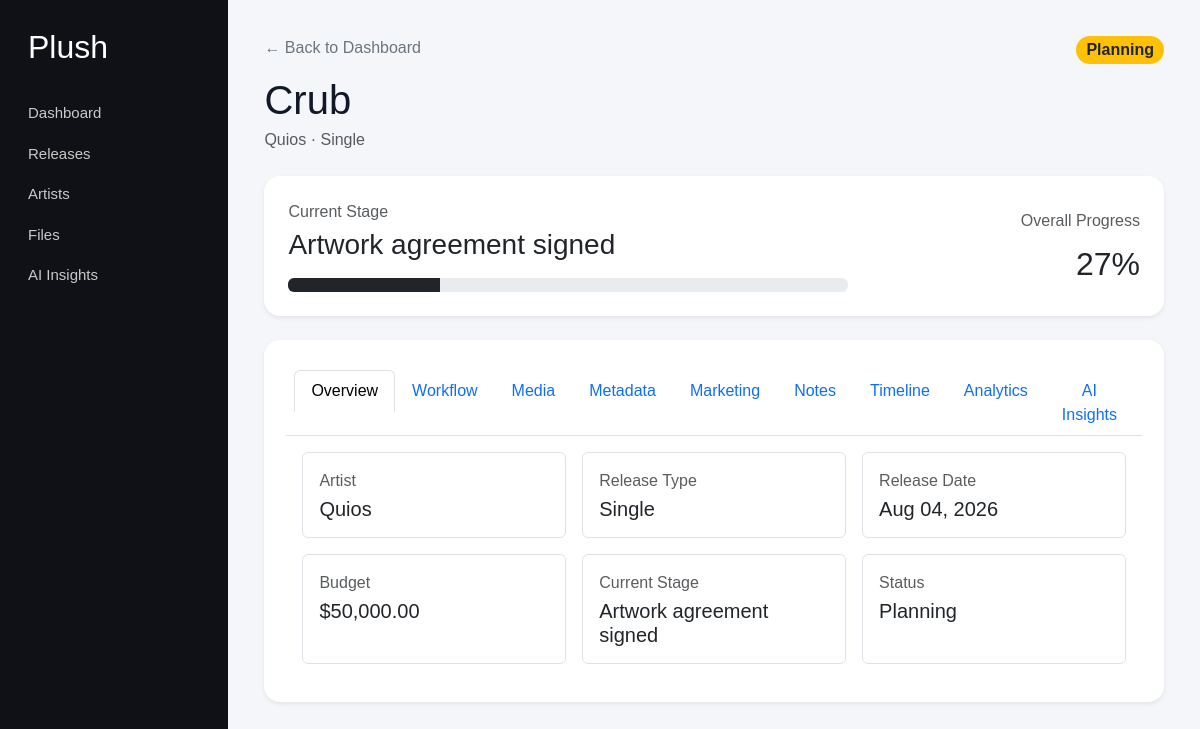
Page /releases/2 on the committed database.
### models/release.py (models this page shows, shortened)
class Release(db.Model):
    __tablename__ = "releases"
    id = db.Column(
        db.Integer,
        primary_key=True,
    )
    artist_id = db.Column(
        db.Integer,
        db.ForeignKey("artists.id"),
        nullable=False,
        index=True,
    )
    title = db.Column(
        db.String(200),
        nullable=False,
    )
    release_type = db.Column(
        db.String(50),
        nullable=True,
    )
    status = db.Column(
        db.String(50),
        nullable=False,
        default="planning",
        index=True,
    )
    release_date = db.Column(
        db.Date,
        nullable=True,
        index=True,
    )
    budget = db.Column(
        db.Float,
        nullable=True,
    )
    current_stage = db.Column(
        db.String(120),
        nullable=True,
    )
    progress = db.Column(
        db.Integer,
        nullable=False,
        default=0,
    )
    created_at = db.Column(
        db.DateTime,
        nullable=False,
        default=datetime.utcnow,
    )
    updated_at = db.Column(
        db.DateTime,
        nullable=False,
        default=datetime.utcnow,
        onupdate=datetime.utcnow,
    )
    tasks = db.relationship(
        "Task",
        backref="release",
        lazy=True,
        cascade="all, delete-orphan",
    )
    files = db.relationship(
        "ProjectFile",
        backref="release",
        lazy=True,
        cascade="all, delete-orphan",
    )
    notes = db.relationship(
        "Note",
        backref="release",
        lazy=True,
        cascade="all, delete-orphan",
    )
    song_metadata = db.relationship(
        "SongMetadata",
        backref="release",
        uselist=False,
        cascade="all, delete-orphan",
    )
    deal = db.relationship(
        "Deal",
        backref="release",
        uselist=False,
        cascade="all, delete-orphan",
    )
    marketing_plan = db.relationship(
        "MarketingPlan",
        backref="release",
        uselist=False,
        cascade="all, delete-orphan",
    )
    activities = db.relationship(
        "Activity",
        backref="release",
        lazy=True,
        cascade="all, delete-orphan",
        order_by="Activity.created_at.desc()",
    )
    comments = db.relationship(
        "Comment",
        backref="release",
        lazy=True,
        cascade="all, delete-orphan",
        order_by="Comment.created_at.desc()",
    )
    calendar_events = db.relationship(
        "CalendarEvent",
        backref="release",
        lazy=True,
        cascade="all, delete-orphan",
    )

### models/artist.py (models this page shows)
class Artist(db.Model):
    __tablename__ = "artists"
    id = db.Column(db.Integer, primary_key=True)
    name = db.Column(db.String(150), nullable=False)
    genre = db.Column(db.String(100), nullable=True)
    email = db.Column(db.String(150), nullable=True)
    instagram_url = db.Column(db.String(255), nullable=True)
    spotify_url = db.Column(db.String(255), nullable=True)
    created_at = db.Column(db.DateTime, default=datetime.utcnow)
    releases = db.relationship(
        "Release",
        backref="artist",
        lazy=True,
        cascade="all, delete-orphan"
    )
    users = db.relationship("User", backref="artist", lazy=True)

### routes/releases.py (the view)
@releases_bp.route("/releases/<int:release_id>")
def release_detail(release_id):
    release_record = Release.query.get_or_404(release_id)
    completed_tasks = sum(
        1 for task in release_record.tasks
        if task.status == "done"
    )
    total_tasks = len(release_record.tasks)
    progress = (
        round((completed_tasks / total_tasks) * 100)
        if total_tasks
        else 0
    )
    release = {
        "id": release_record.id,
        "artist": release_record.artist.name,
        "title": release_record.title,
        "type": release_record.release_type or "Single",
        "status": release_record.status.replace("_", " ").title(),
        "release_date": (
            release_record.release_date.strftime("%b %d, %Y")
            if release_record.release_date
            else "Not scheduled"
        ),
        "stage": (
            release_record.current_stage
            or "Not selected"
        ),
        "budget": (
            f"{release_record.budget:,.2f}"
            if release_record.budget is not None
            else "0.00"
        ),
        "progress": progress,
    }
    tasks = [
        {
            "id": task.id,
            "name": task.task_name,
            "status": task.status,
            "completed": task.status == "done",
        }
        for task in release_record.tasks
    ]
    files = [
        {
            "id": project_file.id,
            "name": project_file.file_name,
            "category": (
                project_file.category or "other"
            ).replace("_", " ").title(),
            "visibility": (
                project_file.visibility or "internal"
            ).replace("_", " ").title(),
            "file_type": project_file.file_type,
            "url": url_for(
                "static",
                filename=project_file.file_url,
            ),
            "created_at": project_file.created_at,
        }
        for project_file in sorted(
            release_record.files,
            key=lambda item: item.created_at,
            reverse=True,
        )
    ]
    notes = [
        {
            "id": note.id,
            "content": note.content,
            "visibility": note.visibility.replace(
                "_",
                " ",
            ).title(),
            "created_at": note.created_at,
        }
        for note in sorted(
            release_record.notes,
            key=lambda item: item.created_at,
            reverse=True,
        )
    ]
    ai_summary = (
        "AI insights will appear here after the release "
        "contains enough project information."
    )
    activities = [
        {
            "id": activity.id,
            "action": activity.action,
            "entity_type": activity.entity_type,
            "created_at": activity.created_at,
        }
        for activity in release_record.activities
    ]
    metadata_record = release_record.song_metadata
    metadata = {
        "song_title": (
            metadata_record.song_title
            if metadata_record
            else release_record.title
        ),
        "isrc": (
            metadata_record.isrc
            if metadata_record
            else ""
        ),
        "upc": (
            metadata_record.upc
            if metadata_record
            else ""
        ),
        "language": (
            metadata_record.language
            if metadata_record
            else ""
        ),
        "writers": (
            metadata_record.writers
            if metadata_record
            else ""
        ),
        "producers": (
            metadata_record.producers
            if metadata_record
            else ""
        ),
        "credits": (
            metadata_record.credits
            if metadata_record
            else ""
        ),
        "lyrics": (
            metadata_record.lyrics
            if metadata_record
            else ""
        ),
        "explicit": (
            metadata_record.explicit
            if metadata_record
            else False
        ),
    }
    return render_template(
        "release_detail.html",
        release=release,
        tasks=tasks,
        files=files,
        notes=notes,
        activities=activities,
        metadata=metadata,
        ai_summary=ai_summary,
    )

### templates/release_detail.html (shortened to what this page needs)
{% extends "base.html" %}
{% block content %}
<div class="d-flex justify-content-between align-items-start mb-4">
    <div>
        <a
            href="{{ url_for('dashboard.dashboard') }}"
            class="text-decoration-none text-secondary"
        >
            ← Back to Dashboard
        </a>
        <h1 class="mt-3 mb-1">{{ release.title }}</h1>
        <p class="text-muted mb-0">
            {{ release.artist }} · {{ release.type }}
        </p>
    </div>
    <span class="badge bg-warning text-dark fs-6">
        {{ release.status }}
    </span>
</div>
<div class="card border-0 shadow-sm p-4 mb-4">
    <div class="row align-items-center">
        <div class="col-md-8">
            <p class="text-muted mb-1">Current Stage</p>
            <h3 class="mb-3">
                {{ release.stage }}
            </h3>
            <div class="progress" style="height: 14px;">
                <div
                    class="progress-bar bg-dark"
                    role="progressbar"
                    style="width: {{ release.progress }}%;"
                    aria-valuenow="{{ release.progress }}"
                    aria-valuemin="0"
                    aria-valuemax="100"
                >
                </div>
            </div>
        </div>
        <div class="col-md-4 text-md-end mt-3 mt-md-0">
            <p class="text-muted mb-1">
                Overall Progress
            </p>
            <h2 class="mb-0">
                {{ release.progress }}%
            </h2>
        </div>
    </div>
</div>
<div class="card border-0 shadow-sm">
    <div class="card-header bg-white border-bottom">
        <ul
            class="nav nav-tabs card-header-tabs flex-nowrap overflow-auto"
            id="releaseTabs"
            role="tablist"
        >
            <li class="nav-item" role="presentation">
                <button
                    class="nav-link active"
                    id="overview-tab"
                    data-bs-toggle="tab"
                    data-bs-target="#overview"
                    type="button"
                    role="tab"
                    aria-controls="overview"
                    aria-selected="true"
                >
                    Overview
                </button>
            </li>
            <li class="nav-item" role="presentation">
                <button
                    class="nav-link"
                    id="workflow-tab"
                    data-bs-toggle="tab"
                    data-bs-target="#workflow"
                    type="button"
                    role="tab"
                    aria-controls="workflow"
                    aria-selected="false"
                >
                    Workflow
                </button>
            </li>
            <li class="nav-item" role="presentation">
                <button
                    class="nav-link"
                    id="media-tab"
                    data-bs-toggle="tab"
                    data-bs-target="#media"
                    type="button"
                    role="tab"
                    aria-controls="media"
                    aria-selected="false"
                >
                    Media
                </button>
            </li>
            <li class="nav-item" role="presentation">
                <button
                    class="nav-link"
                    id="metadata-tab"
                    data-bs-toggle="tab"
                    data-bs-target="#metadata"
                    type="button"
                    role="tab"
                    aria-controls="metadata"
                    aria-selected="false"
                >
                    Metadata
                </button>
            </li>
            <li class="nav-item" role="presentation">
                <button
                    class="nav-link"
                    id="marketing-tab"
                    data-bs-toggle="tab"
                    data-bs-target="#marketing"
                    type="button"
                    role="tab"
                    aria-controls="marketing"
                    aria-selected="false"
                >
                    Marketing
                </button>
            </li>
            <li class="nav-item" role="presentation">
                <button
                    class="nav-link"
                    id="notes-tab"
                    data-bs-toggle="tab"
                    data-bs-target="#notes"
                    type="button"
                    role="tab"
                    aria-controls="notes"
                    aria-selected="false"
                >
                    Notes
                </button>
            </li>
            <li class="nav-item" role="presentation">
                <button
                    class="nav-link"
                    id="timeline-tab"
                    data-bs-toggle="tab"
                    data-bs-target="#timeline"
                    type="button"
                    role="tab"
                    aria-controls="timeline"
                    aria-selected="false"
                >
                    Timeline
                </button>
            </li>
            <li class="nav-item" role="presentation">
                <button
                    class="nav-link"
                    id="analytics-tab"
                    data-bs-toggle="tab"
                    data-bs-target="#analytics"
                    type="button"
                    role="tab"
                    aria-controls="analytics"
                    aria-selected="false"
                >
                    Analytics
                </button>
            </li>
            <li class="nav-item" role="presentation">
                <button
                    class="nav-link"
                    id="ai-tab"
                    data-bs-toggle="tab"
                    data-bs-target="#ai"
                    type="button"
                    role="tab"
                    aria-controls="ai"
                    aria-selected="false"
                >
                    AI Insights
                </button>
            </li>
        </ul>
    </div>
    <div class="card-body">
        <div
            class="tab-content"
            id="releaseTabsContent"
        >
            <div
                class="tab-pane fade show active"
                id="overview"
                role="tabpanel"
                aria-labelledby="overview-tab"
                tabindex="0"
            >
                {% include "tabs/overview.html" %}
            </div>
        </div>
    </div>
</div>
{% endblock %}

### templates/tabs/overview.html
<div class="row g-3">
    <div class="col-md-4">
        <div class="border rounded p-3 h-100">
            <p class="text-muted mb-1">Artist</p>
            <h5 class="mb-0">{{ release.artist }}</h5>
        </div>
    </div>
    <div class="col-md-4">
        <div class="border rounded p-3 h-100">
            <p class="text-muted mb-1">Release Type</p>
            <h5 class="mb-0">{{ release.type }}</h5>
        </div>
    </div>
    <div class="col-md-4">
        <div class="border rounded p-3 h-100">
            <p class="text-muted mb-1">Release Date</p>
            <h5 class="mb-0">{{ release.release_date }}</h5>
        </div>
    </div>
    <div class="col-md-4">
        <div class="border rounded p-3 h-100">
            <p class="text-muted mb-1">Budget</p>
            <h5 class="mb-0">${{ release.budget }}</h5>
        </div>
    </div>
    <div class="col-md-4">
        <div class="border rounded p-3 h-100">
            <p class="text-muted mb-1">Current Stage</p>
            <h5 class="mb-0">{{ release.stage }}</h5>
        </div>
    </div>
    <div class="col-md-4">
        <div class="border rounded p-3 h-100">
            <p class="text-muted mb-1">Status</p>
            <h5 class="mb-0">{{ release.status }}</h5>
        </div>
    </div>
</div>

### static/css/styles.css (style rules this page uses)
.app-body { margin: 0; font-family: Arial, sans-serif; background: #f5f6fa; color: #111827; display: flex; }
.card { background: white; padding: 22px; border-radius: 16px; box-shadow: 0 8px 24px rgba(15, 17, 23, 0.06); }
.card p { margin: 0; color: #6b7280; }
.card h2 { margin: 12px 0 0; font-size: 32px; }
.badge { padding: 6px 10px; border-radius: 999px; font-size: 13px; font-weight: bold; }

### rows in the picture
Release: title "Crub", type "Single", status "Planning", stage "Artwork agreement signed"
Artist: artist "Quios"

### other values in the picture
{{ release.progress }} "27"
{{ release.release_date }} "Aug 04, 2026"
{{ release.budget }} "50,000.00"
